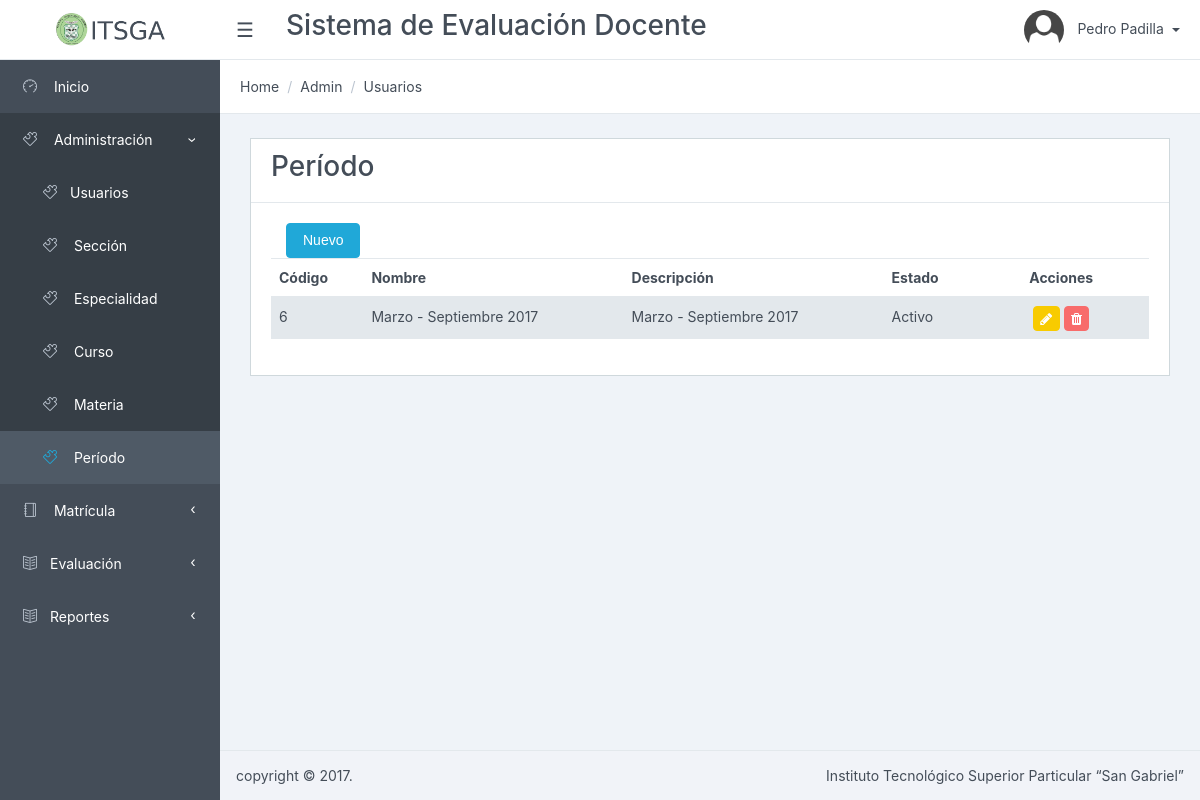
The page /Periodo/listar/ (signed in) on the database as committed earlier.
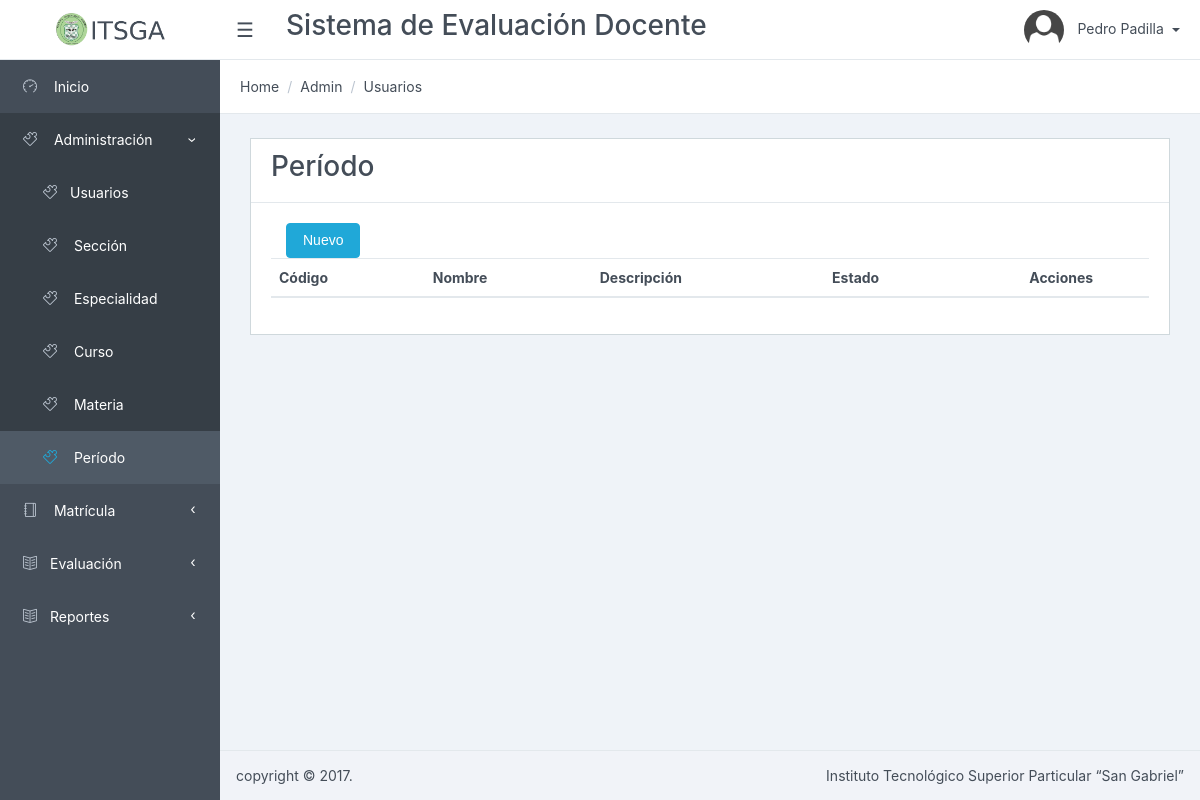
The same page on the database as committed later.
### tables this page shows
CREATE TABLE `periodo` (
  `periodo_id` int(11) NOT NULL AUTO_INCREMENT,
  `nombre` varchar(256) NOT NULL,
  `descripcion` varchar(512) DEFAULT NULL,
  `estado` tinyint(1) NOT NULL DEFAULT '1',
  PRIMARY KEY (`periodo_id`)
);

### app/controllers/PeriodoController.php (called while the page is built, shortened)
<?php
require_once (PATH_MODELS . "/PeriodoModel.php");
class PeriodoController {
	public function listar() {
		$model = new PeriodoModel();
		$datos = $model->getlistadoPeriodo();
		require_once PATH_VIEWS."/Periodo/view.list.php";
	}
}

### index.php (called while the page is built, shortened)
<?php
if(isset($_GET['action'])){
	$redirect = ($_GET['action']!='')?$_GET['action']:"listar";
}
$controller = new $controllerName();
$controller->$redirect();
?>

### public/views/Periodo/index.php (called while the page is built, shortened)
<?php
require_once("../../../index.php");
?>

### app/models/PeriodoModel.php (called while the page is built, shortened)
<?php
require_once(PATH_MODELS."/BaseModel.php");
class PeriodoModel {
	public function getlistadoPeriodo(){
		$model = new BaseModel();
		$sql = "select *, periodo_id as id from periodo";
		return $model->execSql($sql, array(),true);
	}
}

### app/models/BaseModel.php (called while the page is built, shortened)
<?php
class BaseModel {
	private $pdo;
	private function openConexion() {
		try {
			$this->pdo = new PDO ( 'mysql:host=' . HOSTNAME_DATABASE . ';dbname=' . DATABASE . ';charset=utf8', USERNAME, PASSWORD );
			$this->pdo->setAttribute ( PDO::ATTR_ERRMODE, PDO::ERRMODE_EXCEPTION );
		} catch ( Exception $e ) {
			die ( $e->getMessage () );
		}
	}
	private function closeConexion() {
		$this->pdo = null;
	}
	public function execSql($sql, $parameters, $list = false, $obtainId = false) {
		try {
			$stm = $this->pdo->prepare ( $sql );
			$stm->execute ( $parameters );
			if ($obtainId) {
				$result = $this->pdo->lastInsertId ();
			} else {
				if ($list) {
					$result = $stm->fetchAll ( PDO::FETCH_OBJ );
				} else {
					$result = $stm->fetch ( PDO::FETCH_OBJ );
				}
			}
		} catch ( Exception $e ) {
			die ( $e->getMessage () );
		}
		return $result;
	}
}

### public/views/Periodo/view.list.php (the view, shortened to what this page needs)
<?php include_once PATH_TEMPLATE.'/header.php';?>
<div class="card">
<div class="card-header">
    	<h3>Período</h3>
</div>
<div class="card-block">
	<div class="col-lg-12">
		<button type="button" data-id="0" class="btn btn-primary" data-toggle="modal" data-target="#myModal">
          Nuevo
         </button>
	</div>
	<table class="table table-striped" id="dataTables-example" >
    <thead>
	    <tr>
	    	<th>Código</th>
	    	<th>Nombre</th>
	    	<th>Descripción</th>
	    	<th>Estado</th>
		    <th style="text-align: center; width: 20%">Acciones</th>
	    </tr>
    </thead>
    <tbody>
    	<?php foreach ($datos as $item) {
    		echo "<tr><td>".$item->id."</td>";
    		echo "<td>".$item->nombre."</td>";
    		echo "<td>".$item->descripcion."</td><td>";
    		if($item->estado ==1 )echo "Activo";else echo "Inactivo</td>";
    		echo "<td align='center'><a href='#' class='btn btn-warning btn-sm' data-id='".$item->id."' data-toggle='modal' data-target='#myModal' title='Editar' ><i class='fa fa-pencil'></i></a>
					  <a href='javascript:if(confirm(\"Est\u00e1 seguro que desea eliminar el elemento seleccionado?\")){redirect(".$item->id.");}' class='btn btn-danger btn-sm' title='Eliminar'><i class='fa fa-trash'></i></a></td>";
    	}?>
    </tbody>
    </table>
</div>
</div>
<?php include_once PATH_TEMPLATE.'/footer.php';?>
<link href="<?php echo PATH_CSS; ?>/dataTables.bootstrap.css" rel="stylesheet">
<link href="<?php echo PATH_CSS; ?>/bootstrapValidator.min.css" rel="stylesheet">
</body>
</html>

Rows that differ between the two databases and show on the page:
removed periodo: periodo_id "6", nombre "Marzo - Septiembre 2017", descripcion "Marzo - Septiembre 2017", estado "Activo"
